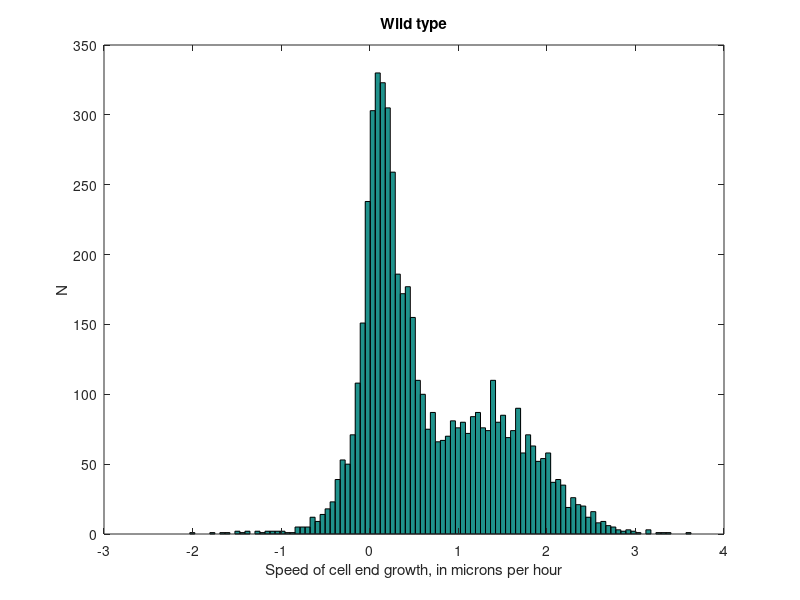
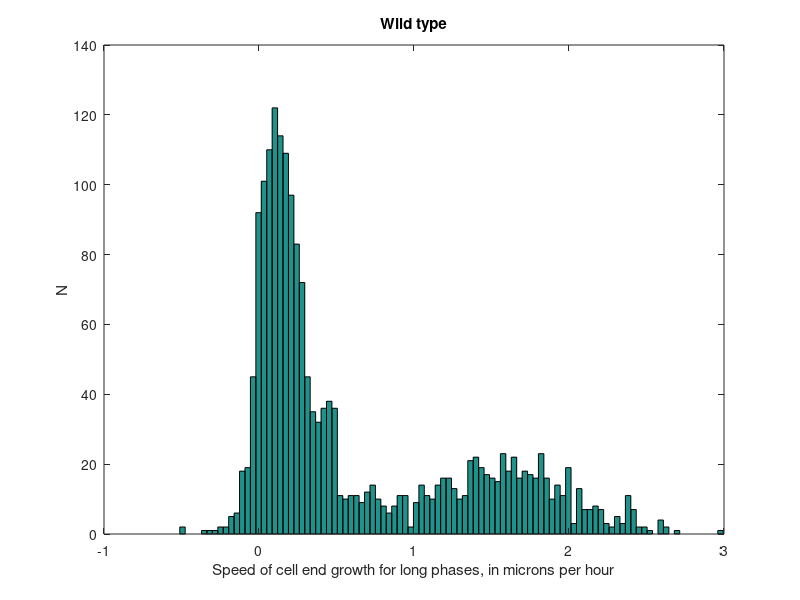
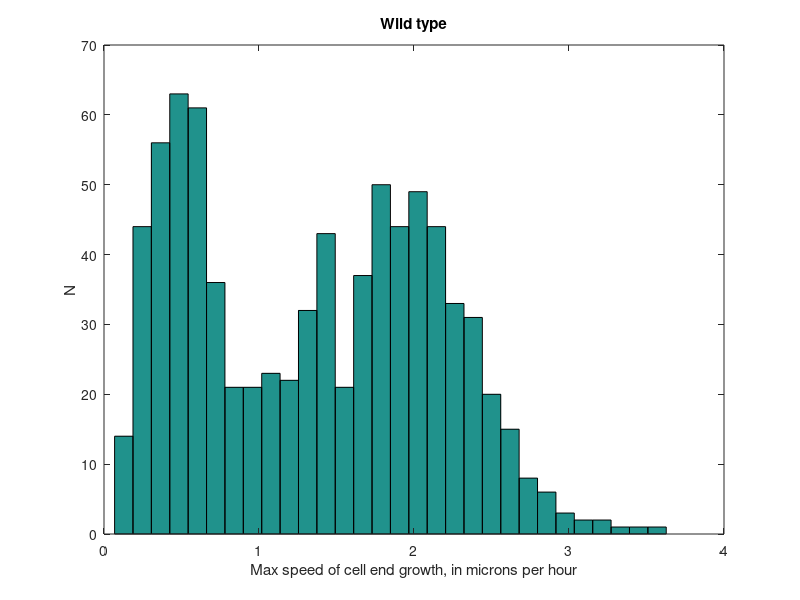

Reproduce these figures in MATLAB, in order.
%% The task of the program is to plot the distribution of growth speeds
close all;
clear;
%% -----------
PhaseLenThres = 10;  % Phase to be considered are longer than this threshold
PhLenThresMax = 5;  % Minimal length of phase for cell max growth speed
%% -----------
load('Dynamics.mat');

Speeds = [];
Speeds_LongPhases = [];
MaxSpeeds = [];     % Max speed per cell end
MedSpeeds = [];
CellMaxSpeed = [];  % Max speed per cell
MaxSpeeds_LongPhases = [];
% !!! The results of the two cell ends are put together, as if the two cell
% !!! ends were independent


N = 0;
for i_cell = 1:length(Dynamics)     % Loop on the cells
    % If there is no info for this cell
    if isempty(Dynamics{i_cell})
        continue
    end
    MaxSpeedEnds = [];
    for i_end = 1:length(Dynamics{i_cell})        
        if isempty(Dynamics{i_cell}{i_end}) % If there is no info for this cell end
            continue
        end
        D = Dynamics{i_cell}{i_end};
        % 
        Speeds = [Speeds; D(:,3)];
        MaxSpeeds = [MaxSpeeds; max(D(:,3))];
        MedSpeeds = [MedSpeeds; median(D(:,3))];
        [Val, Pos] = max(D(:,3));
        MaxSpeedEnds = [MaxSpeedEnds; Val, D(Pos,2) - D(Pos,1)]; % Save the value of the speed and the length of the corresponding phase
        %% Distribution of speeds for phases longer than threshold
        for i_ph = 1:size(D,1)
            if D(i_ph, 2) - D(i_ph, 1) > PhaseLenThres
                Speeds_LongPhases = [Speeds_LongPhases; D(i_ph,3)];
                if D(i_ph,3) < 0
                    N = N + 1;
                    i_cell
                    i_end
                    i_ph
                    D
                    close all
                end
            end
        end
        %% Distribution of max growth speeds for phases longer than threshold
        MaxLong = 0;
        for i_ph = 1:size(D,1)
            if D(i_ph, 2) - D(i_ph, 1) > PhLenThresMax                
            	MaxLong = max(MaxLong, D(i_ph,3));
            end
        end       
        MaxSpeeds_LongPhases = [MaxSpeeds_LongPhases; MaxLong];
    end    
    [Val, Pos] = max(MaxSpeedEnds(:,1));
    CellMaxSpeed = [CellMaxSpeed; MaxSpeedEnds(Pos, :), i_cell];
end
%% Take off NaN values
Speeds(isnan(Speeds)) = [];
Speeds_LongPhases(isnan(Speeds_LongPhases)) = [];
MedSpeeds(isnan(MedSpeeds)) = [];
%% Take off negative values
% Speeds(Speeds < 0) = [];
% MaxSpeeds(MaxSpeeds < 0) = [];
% MedSpeeds(MedSpeeds < 0) = [];
%% Conversion from pixels into microns
Speeds = Speeds * 0.0707; 
Speeds_LongPhases = Speeds_LongPhases * 0.0707; 
MaxSpeeds = MaxSpeeds * 0.0707; 
MedSpeeds = MedSpeeds * 0.0707; 
CellMaxSpeed(:,1) = CellMaxSpeed(:,1) * 0.0707;
MaxSpeeds_LongPhases = MaxSpeeds_LongPhases * 0.0707;
%% Conversion from speed per 3 minutes into speed per hour
Speeds = Speeds * 20; 
Speeds_LongPhases = Speeds_LongPhases * 20; 
MaxSpeeds = MaxSpeeds * 20; 
MedSpeeds = MedSpeeds * 20;
CellMaxSpeed(:,1) = CellMaxSpeed(:,1) * 20;
MaxSpeeds_LongPhases = MaxSpeeds_LongPhases * 20;
%% Visualisation
figure,
hist(Speeds, 100);
xlabel('Speed of cell end growth, in microns per hour');
ylabel('N');
title('Wild type');

figure,
hist(Speeds_LongPhases, 100);
xlabel('Speed of cell end growth for long phases, in microns per hour');
ylabel('N');
title('Wild type');

figure,
hist(MaxSpeeds, 30);
xlabel('Max speed of cell end growth, in microns per hour');
ylabel('N');
title('Wild type');

% figure,
% hist(MedSpeeds, 50);
% xlabel('Median speed of cell end growth, in microns per hour');
% ylabel('N');
% title('Wild type');